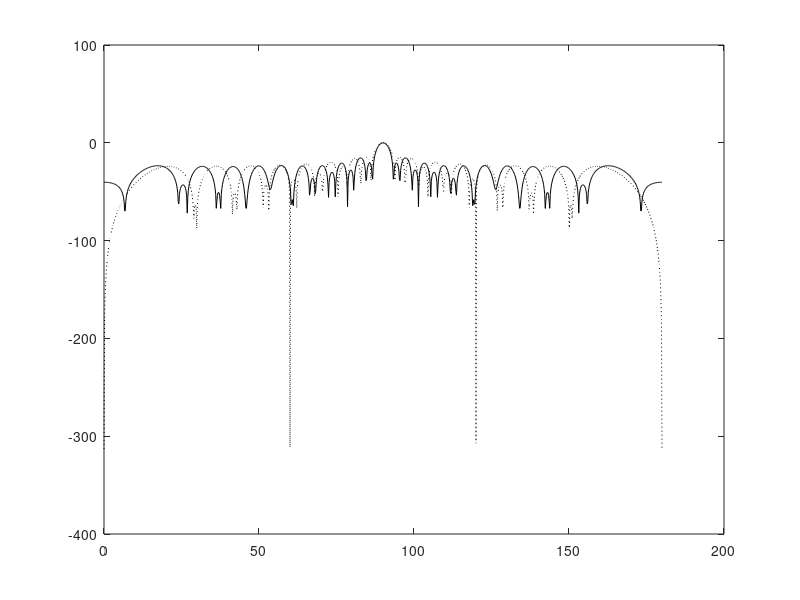

Write MATLAB code to recreate this figure.
%sunthesis of unequally spaced linear array using legendre polynomial
clear;
Length=31;%number of the array
N=(Length+1)/2;
c=3e8;
f=3e9;
lemda=c/f;
k=2*pi/lemda;
I=zeros(1,N);
x=zeros(1,N);
x0=(0:1:N-1)*0.5;
d=lemda*[0 0.5 1 1.5 2 2.57 3.19 3.83 4.49 5.16 5.84 6.53 7.23 7.93 8.63 9.34];

theta=linspace(0,pi,1000);
u=cos(theta);
% M=100;%number of sampling points
% deltau=1/(M-1);
% alpha=zeros(1,N);alpha(1)=k*lemda*(x(1)+0.75)*deltau;
% beta=zeros(1,N);beta(1)=k*lemda*x(1)*deltau;
% f=zeros(N,N);f(1,1)=sqrt(2/(cos(beta(1))-cos(alpha(1))));
% F=zeros(1,N);
% E=[1,0.01*ones(1,M-1)];
% for m=1:M
%     F(1)=F(1)+epselon(m-1)*E(m)*Legendre_v(m-1,1/2,pi/(M-1));
% end
% I(1)=F(1)/f(1,1);I(2:N)=I(1)*2;
% for n=2:N
%     alpha(n)=k*lemda*(x(n-1)+0.75)*deltau;
%     for m=1:M
%         F(n)=F(n)+epselon(m-1)*E(m)*Legendre_v(m-1,1/2,alpha(n));
%     end
%     temp=0;
%     for p=1:n-1
%         f(n,p)=sqrt(2/(cos(beta(p))-cos(alpha(n))));
%         temp=temp+I(p)*f(n,p);
%     end
% 
%     beta(n)=acos(2*(I(n))^2/(F(n)-temp)^2+cos(alpha(n)));
%     if cos(beta(n))>=1
%         x(n)=x(n-1)+0.5;
%     elseif real(beta(n))>alpha(n)
%         x(n)=x(n-1)+0.5;
%     else 
%         x(n)=real(beta(n))/k/deltau;
%         if x(n)-x(n-1)<0.5,x(n)=x(n-1)+0.5;end
%     end
% end

%d=lemda*x;
d0=lemda*x0;
S=ones(1,length(u));S0=ones(1,length(u));
for n=2:N
    S=S+cos(k*d(n)*u);
    S0=S0+cos(k*d0(n)*u);
end
S=abs(S);S0=abs(S0);
S=20*log10(S/max(S));
S0=20*log10(S0/max(S0)+eps);
plot(theta*180/pi,S,'k');
hold on;
plot(theta*180/pi,S0,'k:');
